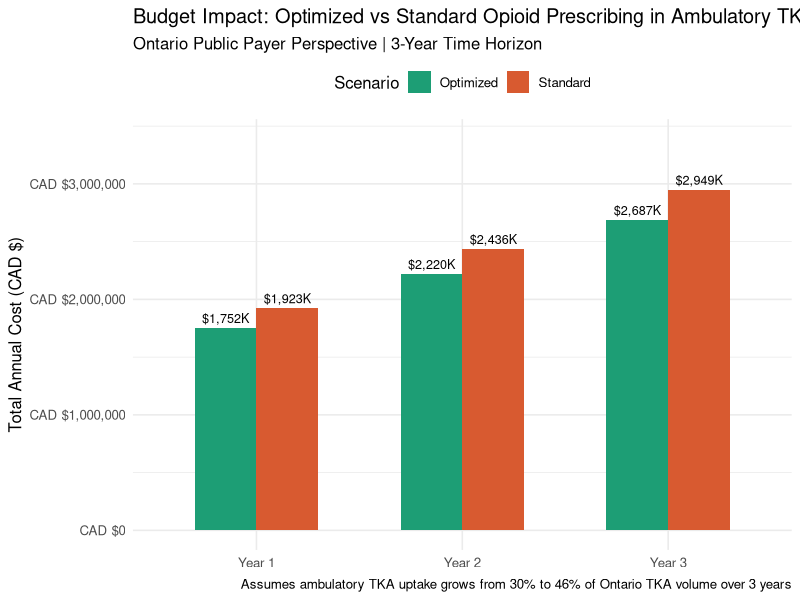
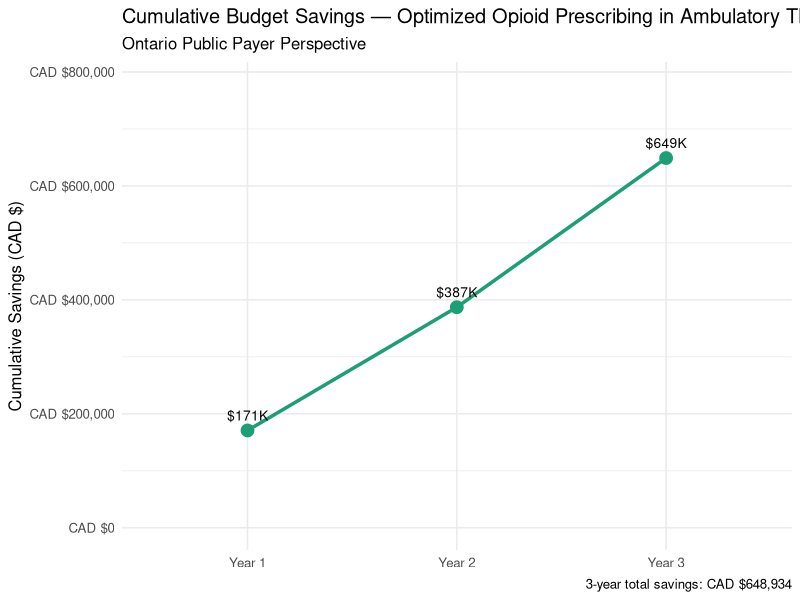
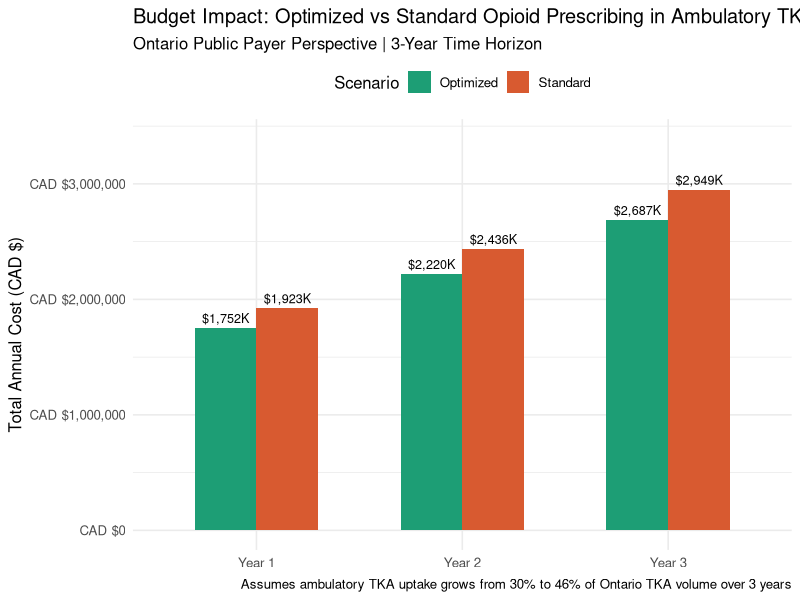
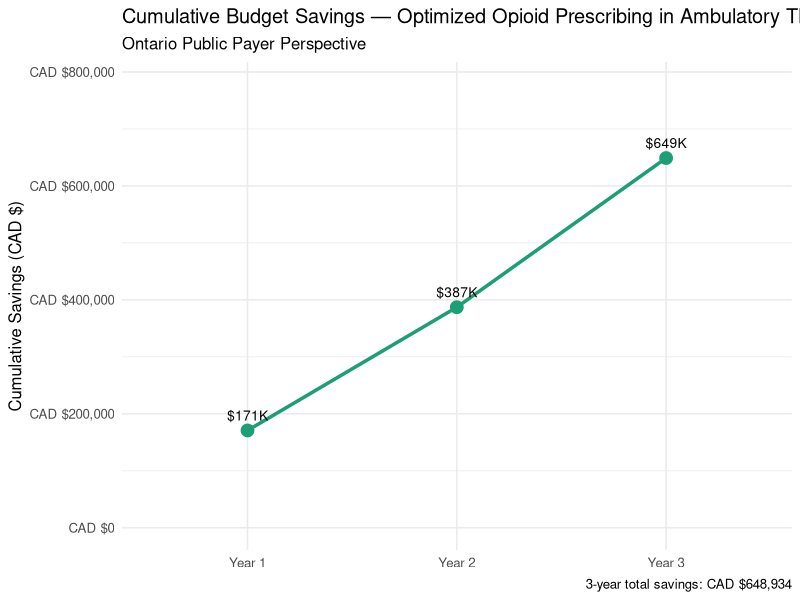

Recreate these plots in R, in order.

# =============================================================================
# BUDGET IMPACT MODEL — AMBULATORY TKA PAIN MANAGEMENT
# Optimized vs Standard Post-Discharge Opioid Prescribing
# Ontario Public Payer Perspective | 3-Year Time Horizon
# Author: Rahul
# Data sources: CIHI, Ontario Drug Benefit Formulary, published literature
# Note: Clinical assumptions informed by real-world ambulatory TKA data
# from a Canadian academic hospital (not named per confidentiality)
# =============================================================================

library(ggplot2)
library(dplyr)
library(scales)

# --- Population --------------------------------------------------------------
tka_canada_annual <- 70000
ontario_share     <- 0.38
tka_ontario_y1    <- round(tka_canada_annual * ontario_share)

amb_rate_y1 <- 0.30
amb_rate_y2 <- 0.38
amb_rate_y3 <- 0.46

pop_y1 <- round(tka_ontario_y1 * amb_rate_y1)
pop_y2 <- round(tka_ontario_y1 * amb_rate_y2)
pop_y3 <- round(tka_ontario_y1 * amb_rate_y3)

# --- Cost parameters ---------------------------------------------------------
cost_hydromorphone_per_tab <- 0.50
tabs_standard              <- 20
tabs_optimized             <- 10
cost_opioid_standard       <- tabs_standard  * cost_hydromorphone_per_tab
cost_opioid_optimized      <- tabs_optimized * cost_hydromorphone_per_tab
cost_blister_pack          <- 85.00
cost_er_visit              <- 550.00
cost_readmission           <- 4200.00
cost_clinic_return         <- 180.00

rate_er_standard           <- 0.08
rate_readmission_standard  <- 0.02
rate_clinic_standard       <- 0.10
rate_er_optimized          <- 0.06
rate_readmission_optimized <- 0.02
rate_clinic_optimized      <- 0.07

# --- Model function ----------------------------------------------------------
calculate_annual_cost <- function(pop, cost_opioid, rate_er,
                                   rate_readmission, rate_clinic) {
  list(
    drug    = pop * (cost_opioid + cost_blister_pack),
    er      = pop * rate_er * cost_er_visit,
    readmit = pop * rate_readmission * cost_readmission,
    clinic  = pop * rate_clinic * cost_clinic_return,
    total   = pop * (cost_opioid + cost_blister_pack) +
              pop * rate_er * cost_er_visit +
              pop * rate_readmission * cost_readmission +
              pop * rate_clinic * cost_clinic_return
  )
}

# --- Run model ---------------------------------------------------------------
std_y1 <- calculate_annual_cost(pop_y1, cost_opioid_standard, rate_er_standard, rate_readmission_standard, rate_clinic_standard)
std_y2 <- calculate_annual_cost(pop_y2, cost_opioid_standard, rate_er_standard, rate_readmission_standard, rate_clinic_standard)
std_y3 <- calculate_annual_cost(pop_y3, cost_opioid_standard, rate_er_standard, rate_readmission_standard, rate_clinic_standard)
opt_y1 <- calculate_annual_cost(pop_y1, cost_opioid_optimized, rate_er_optimized, rate_readmission_optimized, rate_clinic_optimized)
opt_y2 <- calculate_annual_cost(pop_y2, cost_opioid_optimized, rate_er_optimized, rate_readmission_optimized, rate_clinic_optimized)
opt_y3 <- calculate_annual_cost(pop_y3, cost_opioid_optimized, rate_er_optimized, rate_readmission_optimized, rate_clinic_optimized)

total_std     <- std_y1$total + std_y2$total + std_y3$total
total_opt     <- opt_y1$total + opt_y2$total + opt_y3$total
total_savings <- total_std - total_opt

# --- Plots -------------------------------------------------------------------
dir.create("/Users/rahulrathi/heor-portfolio/02_TKA_BIM", recursive = TRUE)

bim_df <- data.frame(
  year     = rep(c("Year 1", "Year 2", "Year 3"), 2),
  scenario = rep(c("Standard", "Optimized"), each = 3),
  cost     = c(std_y1$total, std_y2$total, std_y3$total,
               opt_y1$total, opt_y2$total, opt_y3$total)
)

ggplot(bim_df, aes(x = year, y = cost, fill = scenario)) +
  geom_bar(stat = "identity", position = "dodge", width = 0.6) +
  geom_text(aes(label = paste0("$", format(round(cost/1000), big.mark=","), "K")),
            position = position_dodge(width = 0.6), vjust = -0.5, size = 3.2) +
  scale_fill_manual(values = c("Standard" = "#D85A30", "Optimized" = "#1D9E75")) +
  scale_y_continuous(labels = dollar_format(prefix = "CAD $"),
                     limits = c(0, max(bim_df$cost) * 1.15)) +
  labs(title    = "Budget Impact: Optimized vs Standard Opioid Prescribing in Ambulatory TKA",
       subtitle = "Ontario Public Payer Perspective | 3-Year Time Horizon",
       x = NULL, y = "Total Annual Cost (CAD $)", fill = "Scenario",
       caption  = "Assumes ambulatory TKA uptake grows from 30% to 46% of Ontario TKA volume over 3 years") +
  theme_minimal(base_size = 12) +
  theme(legend.position = "top")

ggsave("/Users/rahulrathi/heor-portfolio/02_TKA_BIM/bim_bar_chart.png", width = 9, height = 6, dpi = 300)

savings_df <- data.frame(
  year       = c("Year 1", "Year 2", "Year 3"),
  cumulative = cumsum(c(std_y1$total - opt_y1$total,
                        std_y2$total - opt_y2$total,
                        std_y3$total - opt_y3$total))
)

ggplot(savings_df, aes(x = year, y = cumulative, group = 1)) +
  geom_line(color = "#1D9E75", linewidth = 1.2) +
  geom_point(color = "#1D9E75", size = 4) +
  geom_text(aes(label = paste0("$", format(round(cumulative/1000), big.mark=","), "K")),
            vjust = -1, size = 3.5) +
  scale_y_continuous(labels = dollar_format(prefix = "CAD $"),
                     limits = c(0, max(savings_df$cumulative) * 1.2)) +
  labs(title    = "Cumulative Budget Savings — Optimized Opioid Prescribing in Ambulatory TKA",
       subtitle = "Ontario Public Payer Perspective",
       x = NULL, y = "Cumulative Savings (CAD $)",
       caption  = paste0("3-year total savings: CAD $", format(round(total_savings), big.mark=","))) +
  theme_minimal(base_size = 12)

ggsave("/Users/rahulrathi/heor-portfolio/02_TKA_BIM/bim_savings_curve.png", width = 9, height = 6, dpi = 300)

cat("Done. All files saved.
")
